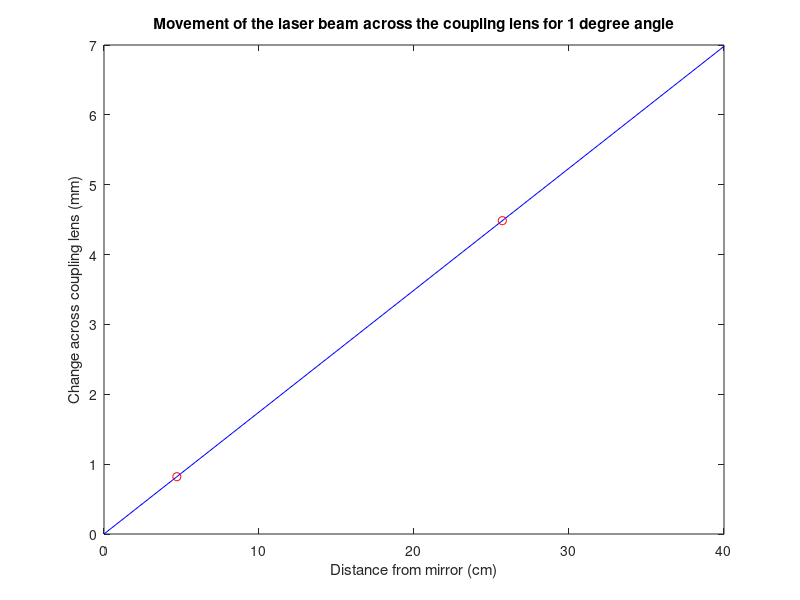

MATLAB code for this plot:
close all
clear all
delta_angle=1;
d_from_mirror=[0 10 20 30 40]; %cm
delta_beam=(d_from_mirror*10)*sind(delta_angle);
distance_from_second_to_coupler=4.7; %cm
distance_from_first_to_second=21; %cm
d_mirrors=[distance_from_second_to_coupler distance_from_first_to_second+distance_from_second_to_coupler];
delta_beam_mirrors=(d_mirrors*10)*sind(delta_angle);
plot(d_from_mirror,delta_beam,'-b')
hold on
plot(d_mirrors,delta_beam_mirrors,'or')
title('Movement of the laser beam across the coupling lens for 1 degree angle')
xlabel('Distance from mirror (cm)')
ylabel('Change across coupling lens (mm)')

%For three clockwise turns the mirror moves to the left 33 mm at 64 cm from the post
degrees_per_turn=asind(3.3/64)/3